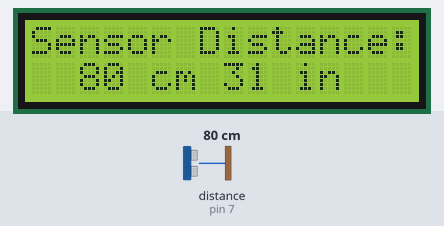
Recording of a sketch running on a simulated Arduino Uno, built with avr-gcc and run on an emulated ATmega328P. On the bench: 16×2 character LCD. Wiring (inferred from the names in the program): ultrasonic range finder: trigger pin 8; echo pin 7. Inputs (shaded band) come from the test bench; at power-on: distance to the obstacle (sensor on pin 7) 80 cm. The echo pulse lasts 58.3 µs per cm.

Above: at 1.2 s.
1.3 s: distance to the obstacle (sensor on pin 7) set to 197 cm
At 2.9 s:
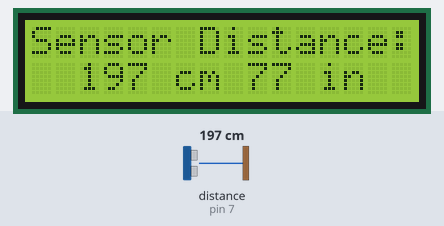
3.2 s: distance to the obstacle (sensor on pin 7) set to 203 cm
At 4.5 s:
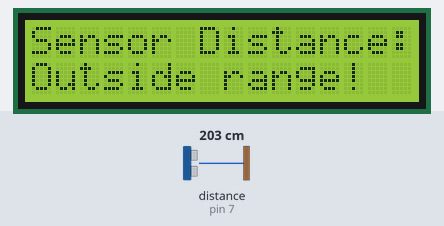
4.8 s: distance to the obstacle (sensor on pin 7) set to 2 cm
At 6.0 s:
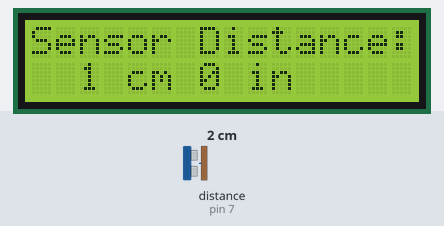
6.3 s: distance to the obstacle (sensor on pin 7) set to 250 cm
At 7.7 s:
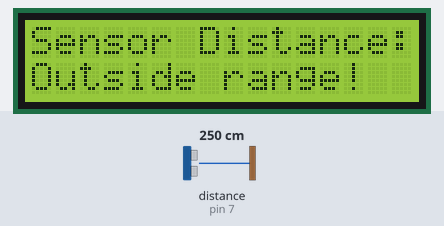
Timing chart, 0 to 8.9 s (numbered marks = the images above; inputs shaded):
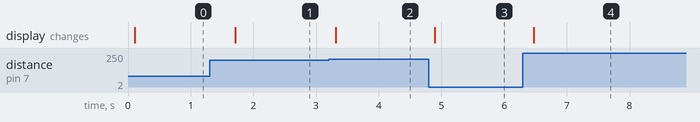

The sketch:

Digital_Ruler.ino
```cpp
#include <Wire.h>
#include <LiquidCrystal_I2C.h>

LiquidCrystal_I2C lcd(0x20,16,2);  // set the LCD address to 0x20 for a 16 chars and 2 line display
#define trigPin 8 // trigger pin from sensor goes to pin 8
#define echoPin 7 // echo pin from sensor goes to pin 7

void setup()
{
  pinMode(trigPin, OUTPUT);
  pinMode(echoPin, INPUT);

  lcd.init(); // initialize the lcd

  // Print a message to the LCD.
  lcd.backlight();
  lcd.print("Sensor Distance:");
  lcd.setCursor(0,1);
}

void loop()
{
  long duration, distance;

  // Send ultrasonic wave
  digitalWrite(trigPin, LOW);
  delayMicroseconds(2);
  digitalWrite(trigPin, HIGH);
  delayMicroseconds(10);
  digitalWrite(trigPin, LOW);

  // Receive echo
  duration = pulseIn(echoPin, HIGH);

  distance = duration / 58 ; // Convert duration to distance (cm) use 148 for inches

  if (distance >= 200 || distance <= 0){
    lcd.setCursor(0,1);
    lcd.print("Outside range! ");
  }
  else {
    lcd.setCursor(0,1);
    lcd.print("               ");
    lcd.setCursor(2,1);
    lcd.print(distance); // prints the distance on the lcd in cm
    lcd.print(" cm ");
    lcd.print(distance*58/148); // prints the distance in inches
    lcd.print(" in");
}
  delay(500); // wait time between each reading

}
```

Measured:
- the behaviour switches between 199 and 200 cm on distance to the obstacle (sensor on pin 7) (found by bisection; images 1 and 2)
- after the input at 1.3 s, the display: changes after 0.41 s (image 1)
- after the input at 3.2 s, the display: changes after 0.12 s (image 2)
- after the input at 4.8 s, the display: changes after 0.09 s (image 3)
- after the input at 6.3 s, the display: changes after 0.17 s (image 4)
